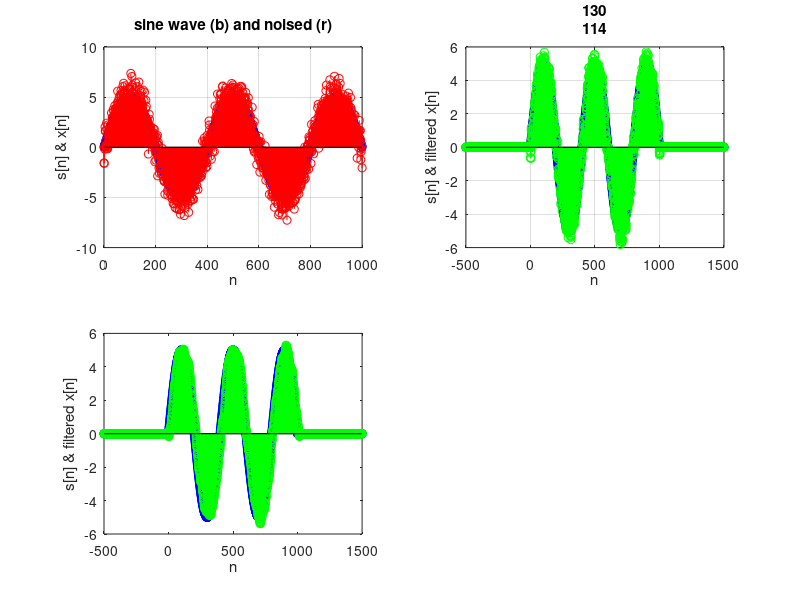

Write MATLAB code to recreate this figure. (Note: this script raises an error after producing the figure.)
% user defined parameters
lenx = 2000;
w0 = pi/200;

N0 = lenx+1;
discrete_grid = -lenx:lenx;

% impulse response (initialization)
delta_n = zeros(size(discrete_grid));
delta_n(N0) = 1;
imp_resp = zeros(size(discrete_grid));

s = zeros(size(discrete_grid));
x = zeros(size(discrete_grid));
for i=0:1000
    s(i+N0) = 5*sin(w0*i);
    x(i+N0) = s(i+N0) + randn();
end

figure();
subplot (2,2,1);
stem(0:1000,s(N0:N0+1000),"blue");
hold on;
stem(0:1000,x(N0:N0+1000),"red");
xlabel("n");
ylabel("s[n] & x[n]");
title("sine wave (b) and noised (r)");
grid on;

M = 5;
for i=0:M-1
    imp_resp(i+N0) = 1/M;
end
filtered_x = conv(x,imp_resp,"full");
subplot (2,2,2);
stem(-500:1500,s(N0-500:N0+1500),"blue");
hold on;
stem(-500:1500,filtered_x(3501:5501),"green");
xlabel("n");
ylabel("s[n] & filtered x[n]");
title("sine (blue) & filter output (green), M="+num2str(M));
grid on;

M = 21;
for i=0:M-1
    imp_resp(i+N0) = 1/M;
end
filtered_x = conv(x,imp_resp,"full");
subplot (2,2,3);
stem(-500:1500,s(N0-500:N0+1500),"blue");
hold on;
stem(-500:1500,filtered_x(3501:5501),"green");
xlabel("n");
ylabel("s[n] & filtered x[n]");
title("sine (blue) & filter output (green), M="+num2str(M));
grid on;

M = 51;
for i=0:M-1
    imp_resp(i+N0) = 1/M;
end
filtered_x = conv(x,imp_resp,"full");
subplot (2,2,4);
stem(-500:1500,s(N0-500:N0+1500),"blue");
hold on;
stem(-500:1500,filtered_x(3501:5501),"green");
xlabel("n");
ylabel("s[n] & filtered x[n]");
title("sine (blue) & filter output (green), M="+num2str(M));
grid on;